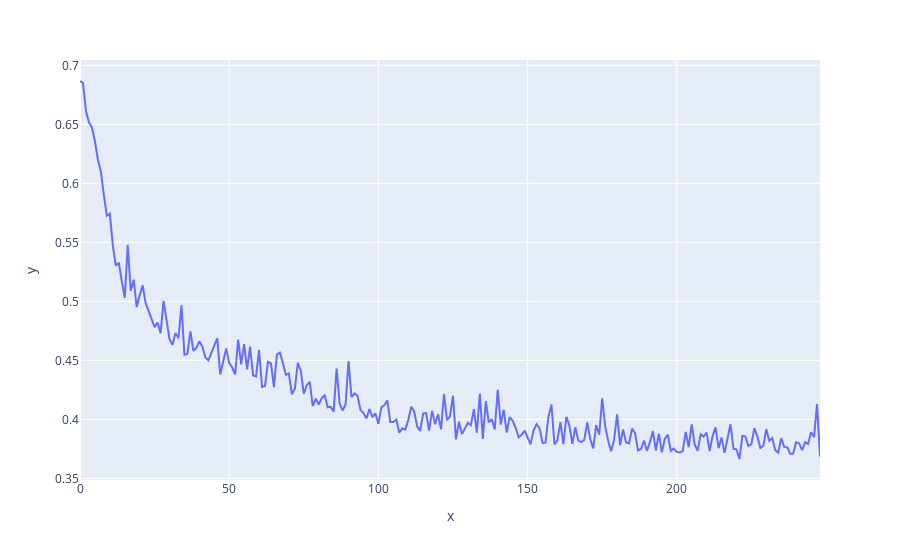

The notebook cell saved with this chart:
### Markdown cell above
# Train the model

### Code cell
def loss_fn(_, log_prob):
    return -tf.reduce_mean(log_prob)

model.compile(optimizer=tfk.optimizers.Adam(learning_rate=1e-3), loss=loss_fn)

os.makedirs('test', exist_ok=True)
model.save_to_json('test/{}_best_model.json'.format(model.model_name))

callbacks = []
callbacks.append(tfk.callbacks.TerminateOnNaN())
callbacks.append(tfk.callbacks.ModelCheckpoint('test/{}_best_model.h5'.format(model.model_name), 
                                               monitor='val_loss', mode='min', verbose=0, save_best_only=True, save_weights_only=True))
callbacks.append(tfk.callbacks.History())
callbacks.append(tfk.callbacks.EarlyStopping(monitor='loss', patience=30))

steps_per_epoch = int(np.ceil(len(data_loader.train_y) / batch_size))
with elapsed_timer("training"):
    history = model.fit(x=train_dataset, validation_data=val_dataset,verbose=0, epochs=max_epochs, steps_per_epoch=steps_per_epoch, callbacks=callbacks)

px.line(x=history.epoch,y=history.history['val_loss'])

### Figure 1 — Plotly figure (JSON) as saved in the notebook; plotly's stock layout.template omitted (floating-point values rounded to 4 significant figures; data arrays with more than 128 entries replaced by an {"elided": "..."} marker saying what was removed)
{"data": [{"hoverlabel": {"namelength": 0}, "hovertemplate": "x=%{x}<br>y=%{y}", "legendgroup": "", "line": {"color": "#636efa", "dash": "solid"}, "mode": "lines", "name": "", "showlegend": false, "type": "scatter", "x": {"elided": "249 int values"}, "xaxis": "x", "y": {"elided": "249 float values"}, "yaxis": "y"}], "layout": {"autosize": true, "legend": {"tracegroupgap": 0}, "margin": {"t": 60}, "xaxis": {"anchor": "y", "autorange": true, "domain": [0, 1], "range": [0, 248], "title": {"text": "x"}, "type": "linear"}, "yaxis": {"anchor": "x", "autorange": true, "domain": [0, 1], "range": [0.3487, 0.7045], "title": {"text": "y"}, "type": "linear"}}}
